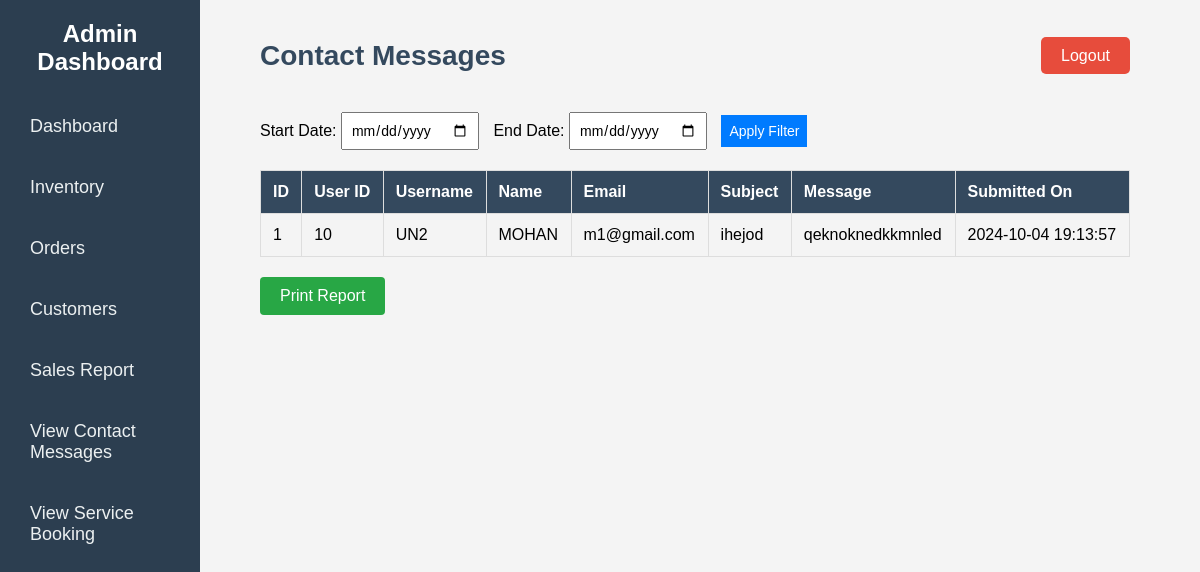
The app's page /Admin/view_contactmsg.php with its own data.
### tables this page shows
CREATE TABLE IF NOT EXISTS `contact_messages` (
  `id` int NOT NULL AUTO_INCREMENT,
  `user_id` int NOT NULL,
  `name` varchar(255) NOT NULL,
  `email` varchar(255) NOT NULL,
  `subject` varchar(255) NOT NULL,
  `message` text NOT NULL,
  `created_at` timestamp NULL DEFAULT CURRENT_TIMESTAMP,
  PRIMARY KEY (`id`),
  KEY `user_id` (`user_id`)
);

CREATE TABLE IF NOT EXISTS `users` (
  `id` int NOT NULL AUTO_INCREMENT,
  `username` varchar(50) NOT NULL,
  `email` varchar(100) NOT NULL,
  `password` varchar(255) NOT NULL,
  `created_at` timestamp NULL DEFAULT CURRENT_TIMESTAMP,
  PRIMARY KEY (`id`),
  UNIQUE KEY `username` (`username`),
  UNIQUE KEY `email` (`email`)
);

### Admin/view_contactmsg.php (the view, shortened to what this page needs)
<!DOCTYPE html>
<html lang="en">
<head>
  <link rel="stylesheet" href="Dashboard.css">
</head>
<body>
  <div class="sidebar">
    <h2>Admin Dashboard</h2>
    <ul>
      <li><a href="Dashboard.php">Dashboard</a></li>
      <li><a href="inventory.php">Inventory</a></li>
      <li><a href="orders.php">Orders</a></li>
      <li><a href="customer.php">Customers</a></li>
      <li><a href="salesreport.php" >Sales Report</a></li>
      <li><a href="#"class="active" >View Contact Messages</a></li>
      <li><a href="view_servicebooking.php" >View Service Booking</a></li>
    </ul>
  </div>
  <div class="main-content">
    <div class="header">
      <h1>Contact Messages</h1>
      <div class="logout">
        <a href="../Login-Signup/logout.php">Logout</a>
      </div>
    </div>
    <div class="filter-form">
      <form method="GET" action="">
          <label for="start_date">Start Date:</label>
          <input type="date" id="start_date" name="start_date" value="<?php echo isset($_GET['start_date']) ? $_GET['start_date'] : ''; ?>">
          <label for="end_date">End Date:</label>
          <input type="date" id="end_date" name="end_date" value="<?php echo isset($_GET['end_date']) ? $_GET['end_date'] : ''; ?>">
          <button type="submit">Apply Filter</button>
      </form>
    </div>
    <div class="container">
        <table>
            <thead>
                <tr>
                    <th>ID</th>
                    <th>User ID</th>
                    <th>Username</th>
                    <th>Name</th>
                    <th>Email</th>
                    <th>Subject</th>
                    <th>Message</th>
                    <th>Submitted On</th>
                </tr>
            </thead>
            <tbody>
                <?php
                require '../db.php';
                $sql = "SELECT cm.id, cm.user_id, cm.name, cm.email, cm.subject, cm.message, cm.created_at, u.username
                        FROM contact_messages cm
                        JOIN users u ON cm.user_id = u.id";
                $sql .= " ORDER BY cm.created_at DESC";
                $result = $conn->query($sql);
                if ($result->num_rows > 0) :
                    while ($row = $result->fetch_assoc()) :
                        ?>
                        <tr>
                            <td><?= $row['id']; ?></td>
                            <td><?= $row['user_id']; ?></td>
                            <td><?= htmlspecialchars($row['username']); ?></td>
                            <td><?= htmlspecialchars($row['name']); ?></td>
                            <td><?= htmlspecialchars($row['email']); ?></td>
                            <td><?= htmlspecialchars($row['subject']); ?></td>
                            <td><?= nl2br(htmlspecialchars($row['message'])); ?></td>
                            <td><?= $row['created_at']; ?></td>
                        </tr>
                    <?php endwhile; ?>
                <?php else : ?>
                    <tr>
                        <td colspan="8">No messages found.</td>
                    </tr>
                <?php endif; ?>
            </tbody>
        </table>
        <button class="print-btn" onclick="window.print()">Print Report</button>
    </div>
  </div>
</body>
</html>

### Admin/Dashboard.css (style rules this page uses)
* { margin: 0; padding: 0; box-sizing: border-box; font-family: "Arial", sans-serif; }
body { display: flex; min-height: 100vh; background-color: #f4f6f9; }
a { text-decoration: none; color: inherit; }
ul { list-style-type: none; }
.sidebar { width: 250px; background-color: #2c3e50; color: white; padding: 20px; height: 100vh; position: fixed; top: 0; left: 0; }
.sidebar h2 { text-align: center; margin-bottom: 30px; font-size: 24px; }
.sidebar ul { padding: 0; }
.sidebar ul li { margin: 20px 0; }
.sidebar ul li a { font-size: 18px; color: #ecf0f1; display: block; padding: 10px; border-radius: 5px; transition: 0.3s; }
.main-content { margin-left: 250px; padding: 20px; width: calc(100% - 250px); }
.header { display: flex; justify-content: space-between; align-items: center; margin-bottom: 40px; }
.header h1 { font-size: 28px; color: #34495e; }
.logout a { padding: 10px 20px; background-color: #e74c3c; color: white; border-radius: 5px; transition: 0.3s; }
table { width: 100%; border-collapse: collapse; text-align: left; }
thead th { background-color: #34495e; color: white; padding: 12px; }
tbody td { padding: 12px; }
td, th { border-bottom: 1px solid #ddd; }

### Admin/view_contactmsg.php (style rules this page uses)
body { font-family: 'Roboto', sans-serif; background-color: #f4f4f4; margin: 0; padding: 20px; }
.print-btn { margin-top: 20px; padding: 10px 20px; background-color: #28a745; color: white; border: none; cursor: pointer; font-size: 16px; border-radius: 4px; }
table { width: 100%; border-collapse: collapse; margin-top: 20px; }
th, td { border: 1px solid #ddd; padding: 8px; text-align: left; }
th { background-color: #f2f2f2; }
.filter-form { margin-bottom: 20px; }
.filter-form input, .filter-form button { padding: 8px; margin-right: 10px; font-size: 14px; }
.filter-form button { background-color: #007bff; color: white; border: none; cursor: pointer; }
.sidebar { width: 200px; float: left; }
.main-content { margin-left: 220px; }
.container { max-width: 1200px; margin: auto; }
h1 { color: #3a6ea5; }

### records on screen
contact_messages: id "1", user "10", user.username "UN2", name "MOHAN", email "m1@gmail.com", subject "ihejod", message "qeknoknedkkmnled", created_at "2024-10-04 19:13:57"
